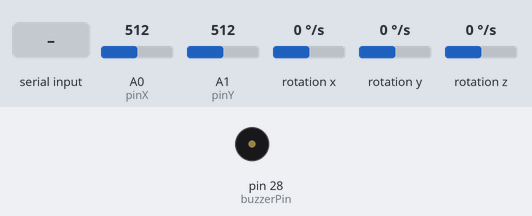
Recording of a sketch running on a simulated Arduino Mega 2560, built with avr-gcc and run on an emulated ATmega2560. Shown: buzzer (waves = sounding). Wiring (inferred from the names in the program): MPU-6050 motion sensor at I2C address 0x68. The inputs (shaded band) are chosen by the test bench; at power-on: A0 (pinX) = 512, A1 (pinY) = 512, rotation x 0 °/s, rotation y 0 °/s, rotation z 0 °/s. What the sketch prints to the serial monitor is not drawn.

Above: at 1.2 s.
1.3 s: "b" received over Serial
2.9 s: "r" received over Serial
Timing chart, 0 to 5.9 s (numbered marks = the images above; inputs shaded):
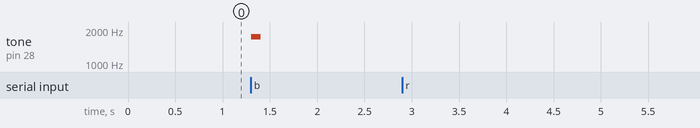

Measured:
- after the input at 1.3 s, tone on pin 28 (buzzerPin): silent → 1750 Hz at once, → silent 0.10 s later
- after the input at 2.9 s, every drawn part: stays the same

The sketch:

Lab2.ino
```cpp
#include "Wire.h" //This is a library that allows the program to communicate with I2C devices.

const int pinX = A0;
const int pinY = A1;
const int buzzerPin = 28;
const int buzzerFrequency = 1750;
char serial_In;
int X;
int Y;
char Serial_out;

const int MPU_ADDR=0x68; // I2C address of the MPU-6050. If AD0 pin is set to high, the I2C adress will be 0x69.

int16_t gyro_x, gyro_y, gyro_z; // variables for gyro raw data

char tmp_str[7]; // temporary variable used in convert function
char* convert_int16_to_str(int16_t i) { // converts int16 to string. Moreover, resulting strings will have the same length in the debug monitor.
  sprintf(tmp_str, "%6d", i);
  return tmp_str;
}


void setup() {
  // put your setup code here, to run once:
  pinMode(buzzerPin, OUTPUT);
  pinMode(pinX, INPUT);
  pinMode(pinY, INPUT);
  Serial.begin(9600); //A larger speed is used to speed up the transfer rate
  Serial.setTimeout(100000);

  Wire.begin();
  Wire.beginTransmission(MPU_ADDR); // Begins a transmission to the I2C slave (GY-521 board)
  Wire.write(0x6B); // PWR_MGMT_1 register
  Wire.write(0); // set to zero (wakes up the MPU-6050)
  Wire.endTransmission(true);
}

void loop() {
  // put your main code here, to run repeatedly:

  Wire.beginTransmission(MPU_ADDR);

  Wire.write(0x43);
  Wire.endTransmission(false);
  Wire.requestFrom(MPU_ADDR,6,true);
  gyro_x = Wire.read()<<8 | Wire.read(); // reading registers: 0x43 (GYRO_XOUT_H) and 0x44 (GYRO_XOUT_L)
  gyro_y = Wire.read()<<8 | Wire.read(); // reading registers: 0x45 (GYRO_YOUT_H) and 0x46 (GYRO_YOUT_L)
  if(gyro_x>5000){
    Serial_out = 's';
    }
  if(gyro_x<-5000){
    Serial_out = 'w';

    }
  if(gyro_y>5000){
    Serial_out = 'd';

    }
  if(gyro_y<-5000){
    Serial_out = 'a';
    }


  serial_In = Serial.read();

  X = analogRead(pinX); // Read the X axis analog value
  Y = analogRead(pinY); // Read the Y axis analog value

  // Check for signal indicating if apple has been eaten, if it has then beep the buzzer
  if(serial_In == 'b'){
    tone(buzzerPin, buzzerFrequency);
    delay(100);
    noTone(buzzerPin);
  }

  // Check what direction joystick is pointing and send a signal to the serial port
  // UP
  if(Y < 300){
    Serial_out = 'w';
  }
  // DOWN
  if(Y > 700){
    Serial_out = 's';
  }
  // RIGHT
  if(X > 700){
    Serial_out = 'd';
  }
  // LEFT
  if(X < 300){
    Serial_out = 'a';
  }
      if(serial_In=='r'){
      Serial.write(Serial_out);
      }
  //if(Serial.read() == 'r'){
  //  digitalWrite(22,HIGH);
  //  }
  //delay(400);
}
```
